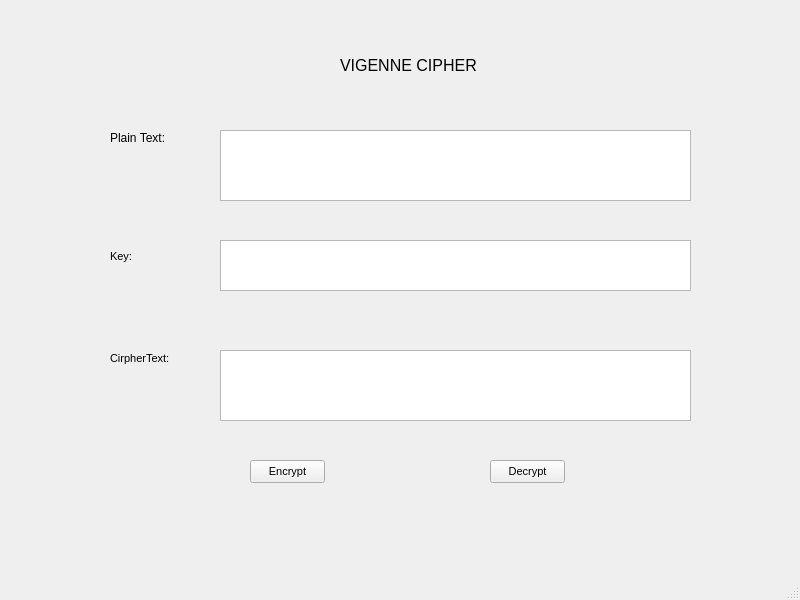
<?xml version="1.0" encoding="UTF-8"?>
<ui version="4.0">
 <class>MainWindow</class>
 <widget class="QMainWindow" name="MainWindow">
  <property name="geometry">
   <rect>
    <x>0</x>
    <y>0</y>
    <width>800</width>
    <height>600</height>
   </rect>
  </property>
  <property name="windowTitle">
   <string>MainWindow</string>
  </property>
  <widget class="QWidget" name="centralwidget">
   <widget class="QPushButton" name="encrypt_button">
    <property name="geometry">
     <rect>
      <x>250</x>
      <y>460</y>
      <width>75</width>
      <height>23</height>
     </rect>
    </property>
    <property name="font">
     <font>
      <pointsize>8</pointsize>
      <weight>50</weight>
      <bold>false</bold>
     </font>
    </property>
    <property name="text">
     <string>Encrypt</string>
    </property>
   </widget>
   <widget class="QLabel" name="label_2">
    <property name="geometry">
     <rect>
      <x>110</x>
      <y>130</y>
      <width>61</width>
      <height>16</height>
     </rect>
    </property>
    <property name="font">
     <font>
      <pointsize>9</pointsize>
      <weight>50</weight>
      <bold>false</bold>
     </font>
    </property>
    <property name="text">
     <string>Plain Text:</string>
    </property>
   </widget>
   <widget class="QPlainTextEdit" name="txt_key">
    <property name="geometry">
     <rect>
      <x>220</x>
      <y>240</y>
      <width>471</width>
      <height>51</height>
     </rect>
    </property>
   </widget>
   <widget class="QPlainTextEdit" name="txt_cipher_text">
    <property name="geometry">
     <rect>
      <x>220</x>
      <y>350</y>
      <width>471</width>
      <height>71</height>
     </rect>
    </property>
   </widget>
   <widget class="QLabel" name="label_3">
    <property name="geometry">
     <rect>
      <x>110</x>
      <y>250</y>
      <width>47</width>
      <height>13</height>
     </rect>
    </property>
    <property name="font">
     <font>
      <pointsize>8</pointsize>
      <weight>50</weight>
      <bold>false</bold>
     </font>
    </property>
    <property name="text">
     <string>Key:</string>
    </property>
   </widget>
   <widget class="QLabel" name="label_4">
    <property name="geometry">
     <rect>
      <x>110</x>
      <y>350</y>
      <width>61</width>
      <height>16</height>
     </rect>
    </property>
    <property name="font">
     <font>
      <pointsize>8</pointsize>
      <weight>50</weight>
      <bold>false</bold>
     </font>
    </property>
    <property name="text">
     <string>CirpherText:</string>
    </property>
   </widget>
   <widget class="QLabel" name="label">
    <property name="geometry">
     <rect>
      <x>340</x>
      <y>40</y>
      <width>151</width>
      <height>51</height>
     </rect>
    </property>
    <property name="font">
     <font>
      <pointsize>12</pointsize>
     </font>
    </property>
    <property name="text">
     <string>VIGENNE CIPHER</string>
    </property>
   </widget>
   <widget class="QPlainTextEdit" name="txt_plain_text">
    <property name="geometry">
     <rect>
      <x>220</x>
      <y>130</y>
      <width>471</width>
      <height>71</height>
     </rect>
    </property>
   </widget>
   <widget class="QPushButton" name="decrypt_button">
    <property name="geometry">
     <rect>
      <x>490</x>
      <y>460</y>
      <width>75</width>
      <height>23</height>
     </rect>
    </property>
    <property name="font">
     <font>
      <pointsize>8</pointsize>
      <weight>50</weight>
      <bold>false</bold>
     </font>
    </property>
    <property name="text">
     <string>Decrypt</string>
    </property>
   </widget>
  </widget>
  <widget class="QMenuBar" name="menubar">
   <property name="geometry">
    <rect>
     <x>0</x>
     <y>0</y>
     <width>800</width>
     <height>21</height>
    </rect>
   </property>
  </widget>
  <widget class="QStatusBar" name="statusbar"/>
 </widget>
 <resources/>
 <connections/>
</ui>
